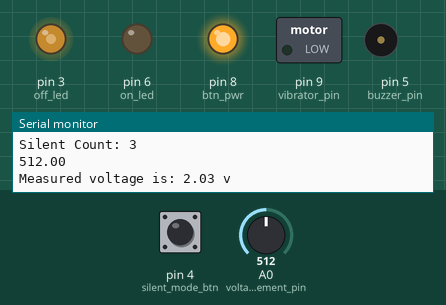
This sketch was run on a simulated Arduino Uno, built with avr-gcc and run on an emulated ATmega328P. Parts: switched loads named in the sketch (green lamp = pin HIGH), output pins drawn as LEDs (lit = HIGH), buzzer (waves = sounding), the last lines printed to the serial monitor. Dashed ring = blinking. The inputs (shaded band) are chosen by the test bench; at power-on: pin 4 (silent_mode_btn) LOW, A0 (voltage_measurement_pin) = 512.

Above: at 1.76 s.
1.8 s: pin 4 (silent_mode_btn) pulled HIGH for 1 s
4.8 s: pin 4 (silent_mode_btn) pulled HIGH for 3.2 s
At 5.08 s:
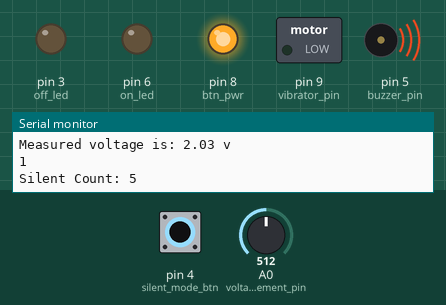
9.5 s: A0 (voltage_measurement_pin) set to 779
12.5 s: A0 (voltage_measurement_pin) set to 793
14.0 s: pin 4 (silent_mode_btn) pulled HIGH for 0.15 s
At 14.6 s:
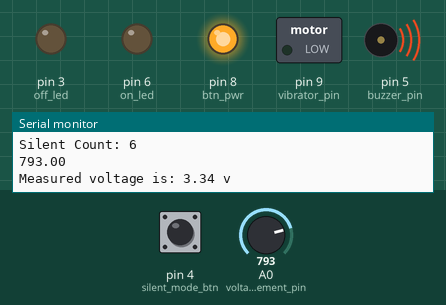
15.7 s: A0 (voltage_measurement_pin) set to 716
At 16.03 s:
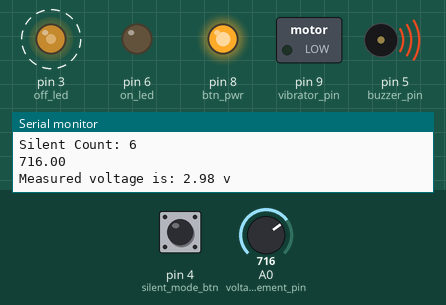
Timing chart, 0 to 19.7 s (numbered marks = the images above; inputs shaded):
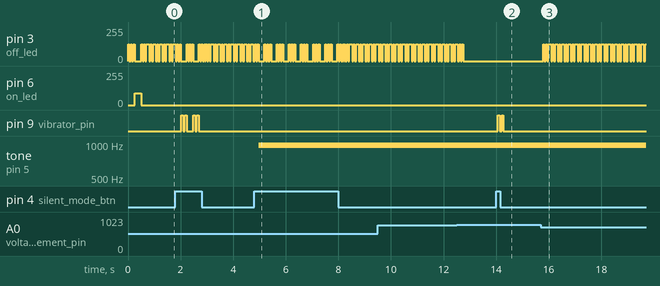

The sketch:

Kelarm_receiver_v01_production_china.ino
```cpp
/* Kelarm Receiver Production Prototype v01
 * All firmware code for the receiver device
 *
 */

// Includes all the libraries needed
#include <Arduino.h>
#include <avr/sleep.h>
#include <avr/power.h>

#include <SPI.h>
#include <LoRa.h>

// pin declarations
const int vibrator_pin = 9;             // attaches vibrator to atmega 328p pins digital pin 9
const int silent_mode_btn = 4;          // attaches silent btn to atmega 328p pins digital pin 4
const int btn_pwr = 8;                  // attaches push btn pwr pin to pin 8 of the MCU
const int on_led = 6;                   // attaches the on led to pin 8 of the MCU
const int off_led = 3;                  // attaches the on led to pin 3 of the MCU
const int buzzer_pin = 5;               // attaches the on led to pin 5 of the MCU
const int voltage_measurement_pin = A0; // attaches vcc to pin A0 of the MCU

// variables ---> Here we declare and initialize all the GLOBAL variables
int lora_data_recevied = 0; // Variable store the data received from the LoRa sender
int vibrator_raw_value = 0; // Variable holds the vibrator current pwm value
int interval = 500;
int interval1 = 500;
int buzzer_pwm_val = 0;      // Variable holds the buzzer current pwm value
int silent_on_btn_value = 0; // initializes the button states variable

float actual_voltage = 0.00;            // Variable stores the actual voltage of the battery
float raw_volt_val = 0.0;               // Variable stores the MCU analog value read from the MCU
float calibration_voltage = 4.029;      // Voltage reference constant --> used to compute the actual voltage
const float calibration_constant = 867; // Constant is used to ease the actual voltage calculations -- > a tested value
const float low_power_threshold = 3.3;  // Variable stores the low power reference voltage for the system
const float power_off_set_val = 0.35;  // Variable stores the off-set value

unsigned long previousMillis = 0;
unsigned long currentMillis = 0;

unsigned long previousMillis1 = 0;
unsigned long currentMillis1 = 0;

int led_state = LOW;
int silent_btn_count = 3;
bool silent_status = false;
bool buzzer_on_state = true;
bool buzzer_state = false;

bool silent_mode_on = false;
bool silent_mode_off = false;
bool low_power = false;

int last_silent_on_btn_value = 0;

void setup()
{
  Serial.begin(9600);            // Initialize serial and set the baud rate
  pinMode(vibrator_pin, OUTPUT); // Sets this pin as an OUTPUT
  pinMode(buzzer_pin, OUTPUT);   // Sets this pin as an OUTPUT
  pinMode(btn_pwr, OUTPUT);      // Sets this pin as an OUTPUT
  pinMode(on_led, OUTPUT);       // Sets this pin as an OUTPUT
  pinMode(off_led, OUTPUT);      // Sets this pin as an OUTPUT

  pinMode(silent_mode_btn, INPUT); // Sets this pin as an INPUT

  digitalWrite(btn_pwr, HIGH); // Sets the btn power button HIGH during launch

  power_on();

//  while (!Serial)
//    ;
//  Serial.println("LoRa Receiver");
//  if (!LoRa.begin(433E6))
//  {
//    Serial.println("Starting LoRa failed!");
//    while (1)
//      ;
//  }
}

void loop()
{
  button_silent_count();   // Invoked Funtion computes the number of times the push button is pressed
//  receive_lora_message();// Invoked Function decodes the sent data from the sender and determines its authenticity
  silent_mode_activated(); // Invoked Functions activates silent mode and gives feedback to the user
  sound_mode_activated();  // Invoked Function activates the sound mode and gives feedback to user
  take_voltage_levels();   // Invoked Function checks the bat voltage and updates the status
}
// Function reads the various status and modes
void takeReading()
{
  raw_volt_val = analogRead(voltage_measurement_pin);
  silent_on_btn_value = digitalRead(silent_mode_btn);
  Serial.println(silent_on_btn_value);
}
// Functions decodes the sent data
void receive_lora_message()
{
  // try to parse packet
  int packetSize = LoRa.parsePacket();
  if (packetSize)
  {
    // received a packet
    Serial.print("Received packet '");

    // read packet
    while (LoRa.available())
    {
      lora_data_recevied = LoRa.read();
      Serial.print((char)lora_data_recevied);
      //      Serial.print((char)LoRa.read());
      (lora_data_recevied == '7') ? power_led_vibrator_response() : power_off_led_indicators();
    }

    //         print RSSI of packet
    Serial.print("' with RSSI ");
    Serial.println(LoRa.packetRssi());
  }

  // Checks the current btn status and determines silent mode !!
  if ((silent_btn_count % 2) != 0)
  {
    //If btn count is not divisible by 2 then set the silent status to true ---> Rind mode is ON
    silent_status = true;
    if (silent_status)
    {
      buzzer_on_state = false;
    }
  }
  else
  {
    silent_status = false;
  }
}

int button_silent_count()
{
  takeReading();

  if (silent_on_btn_value != last_silent_on_btn_value)
  {
    if (silent_on_btn_value == 1)
    {
      silent_btn_count++;
      //      power_btn_count = 0;
    }
    delay(10);
  }
  last_silent_on_btn_value = silent_on_btn_value;

  if (silent_btn_count > 50)
  {
    silent_btn_count = 3;
  }

  if ((silent_btn_count % 2) != 0)
  {
    buzzer_on_state = true;
  }
  Serial.print("Silent Count: ");
  Serial.println(silent_btn_count);
}

void power_led_vibrator_response()
{
  unsigned long currentMillis1 = millis();
  if ((unsigned long)(currentMillis1 - previousMillis1) >= interval)
  {
    previousMillis1 = currentMillis1;

    if (led_state == LOW)
    {
      led_state = HIGH;
      buzzer_pwm_val = 100;
    }

    else
    {
      led_state = LOW;
      buzzer_pwm_val = 0;
    }
    digitalWrite(on_led, led_state);
    digitalWrite(vibrator_pin, led_state);
    if (buzzer_on_state)
    {
      buzzer_tone();
    }
  }
}

void power_off_led_indicators()
{
  digitalWrite(on_led, LOW);
  digitalWrite(vibrator_pin, LOW);
  noTone(buzzer_pin); // Stop sound..
}

void buzzer_tone()
{
  unsigned long currentMillis = millis();
  if ((unsigned long)(currentMillis - previousMillis) >= interval)
  {
    previousMillis = currentMillis;
    if (!buzzer_state)
    {
      buzzer_state = true;
      tone(buzzer_pin, 2700); // Send 2.7KHz sound signal...
    }

    else
    {
      buzzer_state = !buzzer_state;
      noTone(buzzer_pin); // Stop sound..
    }
  }
}

void silent_mode_activated()
{
  if ((silent_btn_count % 2) == 0 && silent_on_btn_value == 1)
  {
    buzzer_on_state = false;
    digitalWrite(vibrator_pin, HIGH);
    delay(70);
    digitalWrite(vibrator_pin, LOW);
    delay(70);
    digitalWrite(vibrator_pin, HIGH);
    delay(70);
    digitalWrite(vibrator_pin, LOW);
  }
}

void sound_mode_activated()
{
  if ((silent_btn_count % 2) != 0 && silent_on_btn_value == 1)
  {
    buzzer_on_state = true;
    analogWrite(buzzer_pin, 70);
    delay(70);
    analogWrite(buzzer_pin, 0);
    delay(70);
    analogWrite(buzzer_pin, 70);
    delay(70);
    analogWrite(buzzer_pin, 0);
  }
}

void power_on()
{
  take_voltage_levels();
  if (!low_power)
  {
    digitalWrite(off_led, LOW);
    analogWrite(on_led, 90);
    delay(250);
    analogWrite(on_led, 0);
  }
}

void take_voltage_levels()
{
  raw_volt_val = analogRead(voltage_measurement_pin);
  Serial.println(raw_volt_val);

  actual_voltage = ((calibration_voltage / calibration_constant) * raw_volt_val) - power_off_set_val;
  Serial.print("Measured voltage is: ");
  Serial.print(actual_voltage);
  Serial.println(" v");

  if (actual_voltage > low_power_threshold)
  {
    low_power = false;
  }

  if (!low_power)
  {
    if (actual_voltage < low_power_threshold)
    {
      alert_low_pwr();
    }
  }
}

void alert_low_pwr()
{
  analogWrite(off_led, 127);
  delay(50);
  analogWrite(off_led, 0);
  delay(50);
  analogWrite(off_led, 127);
  delay(50);
  analogWrite(off_led, 0);
  delay(50);
  analogWrite(off_led, 127);
  delay(50);
  analogWrite(off_led, 0);
}

void power_management()
{
  // turn off brown-out enable in software
  MCUCR = bit(BODS) | bit(BODSE);
  MCUCR = bit(BODS);

  interrupts(); // guarantees next instruction executed
  sleep_cpu();

  // cancel sleep as a precaution
  sleep_disable();
  // Turns off I2C
  power_twi_disable(); // TWI (I2C)

  // Turns off unused timers
  power_timer1_disable(); // Timer 1
}
```

Measured:
- after the input at 4.8 s, tone on pin 5 (buzzer_pin): silent → 977 Hz after 0.18 s
- after the input at 14.0 s, pin 9 (vibrator_pin): alternates HIGH for 0.07 s and LOW for 0.07 s, 4 changes in all, then stays LOW, starting after 0.07 s
- after the input at 15.7 s, pin 3 (off_led): alternates 127/255 for 0.05 s and 0/255 for 0.05 s, starting after 0.09 s
